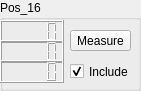
     <widget class="QGroupBox" name="Calib_box_16">
      <property name="geometry">
       <rect>
        <x>270</x>
        <y>140</y>
        <width>141</width>
        <height>91</height>
       </rect>
      </property>
      <property name="title">
       <string>Pos_16</string>
      </property>
      <widget class="QLCDNumber" name="calib_box_x_17">
       <property name="geometry">
        <rect>
         <x>0</x>
         <y>20</y>
         <width>64</width>
         <height>23</height>
        </rect>
       </property>
      </widget>
      <widget class="QLCDNumber" name="calib_box_y_17">
       <property name="geometry">
        <rect>
         <x>0</x>
         <y>40</y>
         <width>64</width>
         <height>23</height>
        </rect>
       </property>
      </widget>
      <widget class="QLCDNumber" name="calib_box_z_17">
       <property name="geometry">
        <rect>
         <x>0</x>
         <y>60</y>
         <width>64</width>
         <height>23</height>
        </rect>
       </property>
      </widget>
      <widget class="QPushButton" name="calibButton_17">
       <property name="geometry">
        <rect>
         <x>70</x>
         <y>30</y>
         <width>61</width>
         <height>21</height>
        </rect>
       </property>
       <property name="text">
        <string>Measure</string>
       </property>
      </widget>
      <widget class="QCheckBox" name="checkBox_17">
       <property name="geometry">
        <rect>
         <x>70</x>
         <y>60</y>
         <width>92</width>
         <height>23</height>
        </rect>
       </property>
       <property name="text">
        <string>Include</string>
       </property>
       <property name="checked">
        <bool>true</bool>
       </property>
      </widget>
     </widget>
